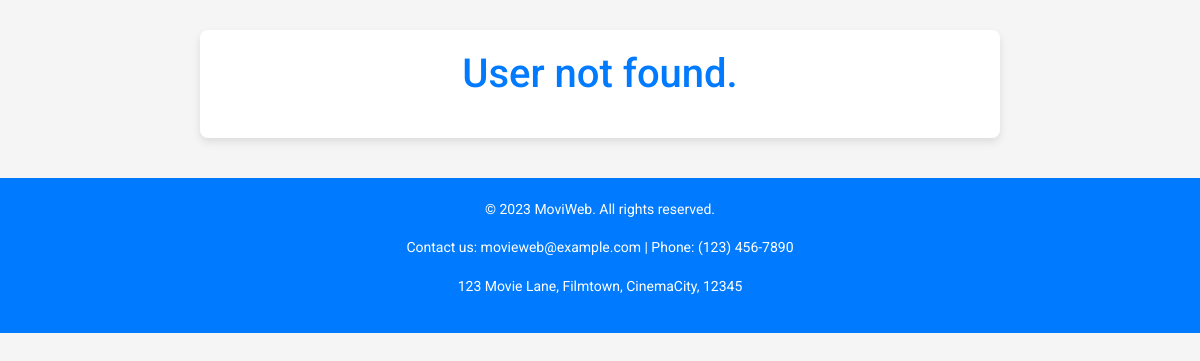
The page /list_reviews/31 on the database as committed earlier.
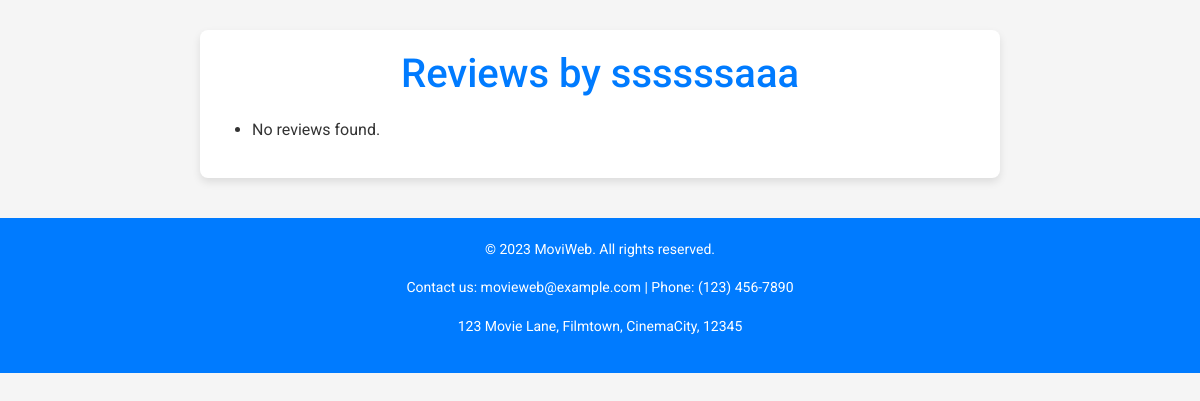
The same page on the database as committed later.
### main.py (models this page shows, shortened)
class User(db.Model):
    __tablename__ = 'Users'
    id = Column(Integer, primary_key=True)
    name = Column(String, nullable=False)
    movies = relationship("Movie", back_populates="user")
    reviews = relationship("Review", back_populates="user")

### main.py (the view)
@app.route('/list_reviews/<int:user_id>', methods=['GET'])
def list_reviews(user_id):
    reviews = db.session.query(Review).filter(Review.user_id == user_id).all()
    user = db.session.query(User).filter_by(id=user_id).first()
    if not user:
        return render_template('list_reviews.html', error="User not found.", reviews=None)
    return render_template('list_reviews.html', reviews=reviews, user=user)

### templates/list_reviews.html (shortened to what this page needs)
<!DOCTYPE html>
<html lang="en">
<head>
    <link href="https://cdn.jsdelivr.net/npm/bootstrap@5.3.3/dist/css/bootstrap.min.css" rel="stylesheet">
</head>
<body>
    <div class="container">
        {% if error %}
            <h1>{{ error }}</h1>
        {% else %}
            <h1>Reviews{% if user %} by {{ user.name }}{% endif %}</h1>
            <ul>
                {% for review in reviews %}
                    <li>
                        <strong>Movie:</strong> {{ review.movie.name }}<br>
                        <strong>Rating:</strong> {{ review.rating }}/10<br>
                        <strong>Review:</strong> {{ review.review_text }}<br><br>
                    </li>
                {% else %}
                    <li>No reviews found.</li>
                {% endfor %}
            </ul>
        {% endif %}
    </div>
    <footer>
        <div class="contact-info">
            <p>&copy; 2023 MoviWeb. All rights reserved.</p>
            <p>Contact us: movieweb@example.com | Phone: (123) 456-7890</p>
            <p>123 Movie Lane, Filmtown, CinemaCity, 12345</p>
        </div>
    </footer>
</body>
</html>

Rows that differ between the two databases and show on the page:
added User: name "ssssssaaa"
Other text that changed with them:
{{ error }}: "User not found." → (not shown)
text now shown: "Reviews by No reviews found."
